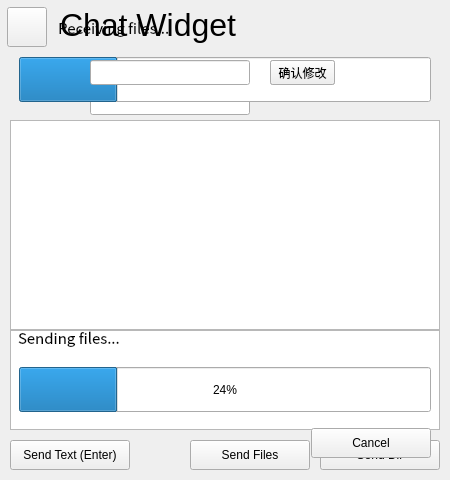
<?xml version="1.0" encoding="UTF-8"?>
<ui version="4.0">
 <class>ChatWidget</class>
 <widget class="QWidget" name="ChatWidget">
  <property name="geometry">
   <rect>
    <x>0</x>
    <y>0</y>
    <width>450</width>
    <height>480</height>
   </rect>
  </property>
  <property name="windowTitle">
   <string>Kylin Ipmsg</string>
  </property>
  <widget class="QTextEdit" name="te_chat">
   <property name="geometry">
    <rect>
     <x>10</x>
     <y>330</y>
     <width>430</width>
     <height>100</height>
    </rect>
   </property>
  </widget>
  <widget class="QPushButton" name="pb_sendmsg">
   <property name="geometry">
    <rect>
     <x>10</x>
     <y>440</y>
     <width>120</width>
     <height>30</height>
    </rect>
   </property>
   <property name="text">
    <string>Send Text (Enter)</string>
   </property>
  </widget>
  <widget class="QPushButton" name="pb_sendfile">
   <property name="geometry">
    <rect>
     <x>190</x>
     <y>440</y>
     <width>120</width>
     <height>30</height>
    </rect>
   </property>
   <property name="text">
    <string>Send Files</string>
   </property>
  </widget>
  <widget class="QPushButton" name="pb_senddir">
   <property name="geometry">
    <rect>
     <x>320</x>
     <y>440</y>
     <width>120</width>
     <height>30</height>
    </rect>
   </property>
   <property name="text">
    <string>Send Dir</string>
   </property>
  </widget>
  <widget class="QLabel" name="lb_title">
   <property name="geometry">
    <rect>
     <x>60</x>
     <y>5</y>
     <width>255</width>
     <height>40</height>
    </rect>
   </property>
   <property name="font">
    <font>
     <pointsize>24</pointsize>
    </font>
   </property>
   <property name="text">
    <string>Chat Widget</string>
   </property>
  </widget>
  <widget class="QLabel" name="lb_head_bg">
   <property name="geometry">
    <rect>
     <x>10</x>
     <y>55</y>
     <width>64</width>
     <height>64</height>
    </rect>
   </property>
   <property name="text">
    <string/>
   </property>
  </widget>
  <widget class="QLabel" name="lb_name">
   <property name="geometry">
    <rect>
     <x>90</x>
     <y>60</y>
     <width>200</width>
     <height>25</height>
    </rect>
   </property>
   <property name="font">
    <font>
     <pointsize>13</pointsize>
    </font>
   </property>
   <property name="text">
    <string/>
   </property>
  </widget>
  <widget class="QLabel" name="lb_machine">
   <property name="geometry">
    <rect>
     <x>90</x>
     <y>90</y>
     <width>200</width>
     <height>20</height>
    </rect>
   </property>
   <property name="text">
    <string/>
   </property>
  </widget>
  <widget class="QLabel" name="lb_head">
   <property name="geometry">
    <rect>
     <x>10</x>
     <y>55</y>
     <width>64</width>
     <height>64</height>
    </rect>
   </property>
   <property name="text">
    <string/>
   </property>
  </widget>
  <widget class="QTextBrowser" name="te_chatlog">
   <property name="geometry">
    <rect>
     <x>10</x>
     <y>120</y>
     <width>430</width>
     <height>210</height>
    </rect>
   </property>
  </widget>
  <widget class="QLineEdit" name="le_ip">
   <property name="geometry">
    <rect>
     <x>90</x>
     <y>90</y>
     <width>160</width>
     <height>25</height>
    </rect>
   </property>
   <property name="font">
    <font>
     <pointsize>12</pointsize>
    </font>
   </property>
  </widget>
  <widget class="QLabel" name="noFocusDiv">
   <property name="geometry">
    <rect>
     <x>0</x>
     <y>0</y>
     <width>450</width>
     <height>480</height>
    </rect>
   </property>
   <property name="text">
    <string/>
   </property>
  </widget>
  <widget class="QWidget" name="w_progress" native="true">
   <property name="geometry">
    <rect>
     <x>2</x>
     <y>308</y>
     <width>446</width>
     <height>170</height>
    </rect>
   </property>
   <widget class="QLabel" name="lb_topshadow">
    <property name="geometry">
     <rect>
      <x>0</x>
      <y>0</y>
      <width>446</width>
      <height>4</height>
     </rect>
    </property>
    <property name="text">
     <string/>
    </property>
   </widget>
   <widget class="QLabel" name="lb_bottomshadow">
    <property name="geometry">
     <rect>
      <x>0</x>
      <y>166</y>
      <width>446</width>
      <height>4</height>
     </rect>
    </property>
    <property name="text">
     <string/>
    </property>
   </widget>
   <widget class="QWidget" name="w_p_center" native="true">
    <property name="geometry">
     <rect>
      <x>0</x>
      <y>4</y>
      <width>446</width>
      <height>166</height>
     </rect>
    </property>
    <widget class="QProgressBar" name="pbar_transfer">
     <property name="geometry">
      <rect>
       <x>17</x>
       <y>55</y>
       <width>412</width>
       <height>45</height>
      </rect>
     </property>
     <property name="value">
      <number>24</number>
     </property>
    </widget>
    <widget class="QLabel" name="lb_w_title">
     <property name="geometry">
      <rect>
       <x>16</x>
       <y>5</y>
       <width>200</width>
       <height>40</height>
      </rect>
     </property>
     <property name="font">
      <font>
       <family>Noto Sans CJK SC</family>
       <pointsize>11</pointsize>
      </font>
     </property>
     <property name="text">
      <string>Sending files...</string>
     </property>
    </widget>
    <widget class="QPushButton" name="pb_w_cancel">
     <property name="geometry">
      <rect>
       <x>309</x>
       <y>116</y>
       <width>120</width>
       <height>30</height>
      </rect>
     </property>
     <property name="text">
      <string>Cancel</string>
     </property>
    </widget>
    <widget class="QLabel" name="lb_w_text">
     <property name="geometry">
      <rect>
       <x>17</x>
       <y>116</y>
       <width>260</width>
       <height>30</height>
      </rect>
     </property>
     <property name="font">
      <font>
       <family>Noto Sans CJK SC</family>
       <pointsize>11</pointsize>
      </font>
     </property>
     <property name="text">
      <string/>
     </property>
    </widget>
    <widget class="QLabel" name="pbar_chunk">
     <property name="geometry">
      <rect>
       <x>17</x>
       <y>55</y>
       <width>0</width>
       <height>45</height>
      </rect>
     </property>
     <property name="text">
      <string/>
     </property>
    </widget>
   </widget>
  </widget>
  <widget class="QWidget" name="w_progress_recv" native="true">
   <property name="geometry">
    <rect>
     <x>2</x>
     <y>2</y>
     <width>446</width>
     <height>122</height>
    </rect>
   </property>
   <widget class="QLabel" name="lb_bottomshadow_recv">
    <property name="geometry">
     <rect>
      <x>0</x>
      <y>118</y>
      <width>446</width>
      <height>4</height>
     </rect>
    </property>
    <property name="text">
     <string/>
    </property>
   </widget>
   <widget class="QWidget" name="w_p_center_recv" native="true">
    <property name="geometry">
     <rect>
      <x>0</x>
      <y>0</y>
      <width>446</width>
      <height>118</height>
     </rect>
    </property>
    <widget class="QProgressBar" name="pbar_transfer_recv">
     <property name="geometry">
      <rect>
       <x>17</x>
       <y>55</y>
       <width>412</width>
       <height>45</height>
      </rect>
     </property>
     <property name="value">
      <number>24</number>
     </property>
    </widget>
    <widget class="QLabel" name="lb_w_title_recv">
     <property name="geometry">
      <rect>
       <x>56</x>
       <y>5</y>
       <width>180</width>
       <height>40</height>
      </rect>
     </property>
     <property name="font">
      <font>
       <family>Noto Sans CJK SC</family>
       <pointsize>11</pointsize>
      </font>
     </property>
     <property name="text">
      <string>Receiving files...</string>
     </property>
    </widget>
    <widget class="QLabel" name="lb_w_text_recv">
     <property name="geometry">
      <rect>
       <x>250</x>
       <y>5</y>
       <width>260</width>
       <height>40</height>
      </rect>
     </property>
     <property name="font">
      <font>
       <family>Noto Sans CJK SC</family>
       <pointsize>11</pointsize>
      </font>
     </property>
     <property name="text">
      <string/>
     </property>
    </widget>
    <widget class="QLabel" name="pbar_chunk_recv">
     <property name="geometry">
      <rect>
       <x>17</x>
       <y>55</y>
       <width>0</width>
       <height>45</height>
      </rect>
     </property>
     <property name="text">
      <string/>
     </property>
    </widget>
   </widget>
  </widget>
  <widget class="QWidget" name="w_alert" native="true">
   <property name="geometry">
    <rect>
     <x>2</x>
     <y>124</y>
     <width>446</width>
     <height>60</height>
    </rect>
   </property>
   <widget class="QLabel" name="lb_alert">
    <property name="geometry">
     <rect>
      <x>16</x>
      <y>10</y>
      <width>414</width>
      <height>40</height>
     </rect>
    </property>
    <property name="font">
     <font>
      <family>Noto Sans CJK SC</family>
      <pointsize>11</pointsize>
     </font>
    </property>
    <property name="text">
     <string/>
    </property>
    <property name="alignment">
     <set>Qt::AlignCenter</set>
    </property>
   </widget>
  </widget>
  <widget class="QPushButton" name="pb_titleicon">
   <property name="geometry">
    <rect>
     <x>7</x>
     <y>7</y>
     <width>40</width>
     <height>40</height>
    </rect>
   </property>
   <property name="text">
    <string/>
   </property>
  </widget>
  <widget class="QPushButton" name="pb_addname">
   <property name="geometry">
    <rect>
     <x>270</x>
     <y>60</y>
     <width>65</width>
     <height>25</height>
    </rect>
   </property>
   <property name="text">
    <string>修改备注</string>
   </property>
  </widget>
  <widget class="QPushButton" name="pb_checkname">
   <property name="geometry">
    <rect>
     <x>270</x>
     <y>60</y>
     <width>65</width>
     <height>25</height>
    </rect>
   </property>
   <property name="text">
    <string>确认修改</string>
   </property>
  </widget>
  <widget class="QLineEdit" name="le_nickname">
   <property name="geometry">
    <rect>
     <x>90</x>
     <y>60</y>
     <width>160</width>
     <height>25</height>
    </rect>
   </property>
   <property name="maxLength">
    <number>10</number>
   </property>
  </widget>
 </widget>
 <resources/>
 <connections/>
</ui>
